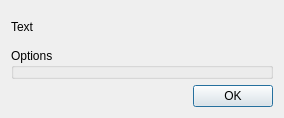
<?xml version="1.0" encoding="UTF-8"?>
<ui version="4.0">
 <class>OptionsDialog</class>
 <widget class="QDialog" name="OptionsDialog">
  <property name="geometry">
   <rect>
    <x>0</x>
    <y>0</y>
    <width>284</width>
    <height>118</height>
   </rect>
  </property>
  <property name="windowTitle">
   <string/>
  </property>
  <layout class="QVBoxLayout" name="verticalLayout" stretch="0,0,0">
   <item>
    <widget class="QLabel" name="label">
     <property name="text">
      <string>Text</string>
     </property>
    </widget>
   </item>
   <item>
    <widget class="QGroupBox" name="groupBox">
     <property name="title">
      <string>Options</string>
     </property>
    </widget>
   </item>
   <item>
    <widget class="QDialogButtonBox" name="buttonBox">
     <property name="standardButtons">
      <set>QDialogButtonBox::Ok</set>
     </property>
    </widget>
   </item>
  </layout>
 </widget>
 <resources/>
 <connections/>
</ui>
